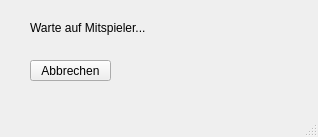
<?xml version="1.0" encoding="UTF-8"?>
<ui version="4.0">
 <class>MainWindow</class>
 <widget class="QMainWindow" name="MainWindow">
  <property name="geometry">
   <rect>
    <x>0</x>
    <y>0</y>
    <width>318</width>
    <height>137</height>
   </rect>
  </property>
  <property name="windowTitle">
   <string>WaitRemotePlayer</string>
  </property>
  <widget class="QWidget" name="centralwidget">
   <widget class="QLabel" name="labelWaitRemotePlayer">
    <property name="geometry">
     <rect>
      <x>30</x>
      <y>20</y>
      <width>171</width>
      <height>16</height>
     </rect>
    </property>
    <property name="text">
     <string>Warte auf Mitspieler...</string>
    </property>
   </widget>
   <widget class="QPushButton" name="buttonCancel">
    <property name="geometry">
     <rect>
      <x>30</x>
      <y>60</y>
      <width>81</width>
      <height>21</height>
     </rect>
    </property>
    <property name="text">
     <string>Abbrechen</string>
    </property>
   </widget>
  </widget>
  <widget class="QMenuBar" name="menubar">
   <property name="geometry">
    <rect>
     <x>0</x>
     <y>0</y>
     <width>318</width>
     <height>21</height>
    </rect>
   </property>
  </widget>
  <widget class="QStatusBar" name="statusbar"/>
 </widget>
 <resources/>
 <connections/>
</ui>
